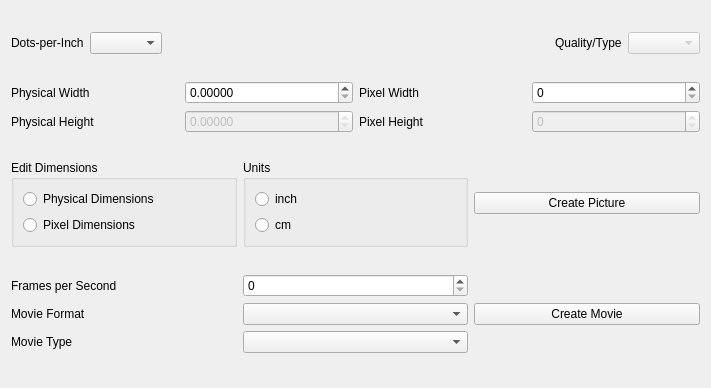
<?xml version="1.0" encoding="UTF-8"?>
<ui version="4.0">
 <class>CameraPictureMainWidget</class>
 <widget class="QWidget" name="CameraPictureMainWidget">
  <property name="geometry">
   <rect>
    <x>0</x>
    <y>0</y>
    <width>711</width>
    <height>388</height>
   </rect>
  </property>
  <property name="windowTitle">
   <string>Form</string>
  </property>
  <layout class="QVBoxLayout" name="verticalLayout">
   <item>
    <layout class="QHBoxLayout" name="horizontalLayout_5">
     <item>
      <layout class="QHBoxLayout" name="horizontalLayout_6">
       <item>
        <widget class="QLabel" name="label">
         <property name="text">
          <string>Dots-per-Inch</string>
         </property>
        </widget>
       </item>
       <item>
        <widget class="QComboBox" name="dotsPerInchComboBox"/>
       </item>
       <item>
        <spacer name="horizontalSpacer">
         <property name="orientation">
          <enum>Qt::Horizontal</enum>
         </property>
         <property name="sizeHint" stdset="0">
          <size>
           <width>40</width>
           <height>20</height>
          </size>
         </property>
        </spacer>
       </item>
       <item>
        <widget class="QLabel" name="label_2">
         <property name="text">
          <string>Quality/Type</string>
         </property>
        </widget>
       </item>
       <item>
        <widget class="QComboBox" name="qualityComboBox">
         <property name="enabled">
          <bool>false</bool>
         </property>
        </widget>
       </item>
      </layout>
     </item>
    </layout>
   </item>
   <item>
    <layout class="QHBoxLayout" name="horizontalLayout_4">
     <item>
      <layout class="QGridLayout" name="gridLayout">
       <item row="0" column="0">
        <widget class="QLabel" name="label_3">
         <property name="text">
          <string>Physical Width</string>
         </property>
        </widget>
       </item>
       <item row="0" column="2">
        <widget class="QLabel" name="label_5">
         <property name="text">
          <string>Pixel Width</string>
         </property>
        </widget>
       </item>
       <item row="1" column="0">
        <widget class="QLabel" name="label_4">
         <property name="text">
          <string>Physical Height</string>
         </property>
        </widget>
       </item>
       <item row="1" column="2">
        <widget class="QLabel" name="label_6">
         <property name="text">
          <string>Pixel Height</string>
         </property>
        </widget>
       </item>
       <item row="0" column="3">
        <widget class="CustomIntSpinBox" name="pixelWidthSpinBox">
         <property name="keyboardTracking">
          <bool>false</bool>
         </property>
         <property name="maximum">
          <number>16384</number>
         </property>
         <property name="singleStep">
          <number>128</number>
         </property>
        </widget>
       </item>
       <item row="1" column="3">
        <widget class="QSpinBox" name="pixelHeightSpinBox">
         <property name="enabled">
          <bool>false</bool>
         </property>
         <property name="readOnly">
          <bool>true</bool>
         </property>
         <property name="keyboardTracking">
          <bool>false</bool>
         </property>
         <property name="maximum">
          <number>16384</number>
         </property>
         <property name="singleStep">
          <number>128</number>
         </property>
        </widget>
       </item>
       <item row="0" column="1">
        <widget class="CustomDoubleSpinBox" name="physicalWidthDoubleSpinBox">
         <property name="keyboardTracking">
          <bool>false</bool>
         </property>
         <property name="decimals">
          <number>5</number>
         </property>
         <property name="maximum">
          <double>100000.000000000000000</double>
         </property>
        </widget>
       </item>
       <item row="1" column="1">
        <widget class="QDoubleSpinBox" name="physicalHeightDoubleSpinBox">
         <property name="enabled">
          <bool>false</bool>
         </property>
         <property name="readOnly">
          <bool>true</bool>
         </property>
         <property name="keyboardTracking">
          <bool>false</bool>
         </property>
         <property name="decimals">
          <number>5</number>
         </property>
         <property name="maximum">
          <double>100000.000000000000000</double>
         </property>
        </widget>
       </item>
      </layout>
     </item>
    </layout>
   </item>
   <item>
    <layout class="QHBoxLayout" name="horizontalLayout_3">
     <item>
      <layout class="QHBoxLayout" name="horizontalLayout_7">
       <item>
        <widget class="QGroupBox" name="groupBox">
         <property name="title">
          <string>Edit Dimensions</string>
         </property>
         <layout class="QVBoxLayout" name="verticalLayout_4">
          <item>
           <layout class="QVBoxLayout" name="verticalLayout_2">
            <item>
             <widget class="QRadioButton" name="physicalDimensionsRadioButton">
              <property name="text">
               <string>Physical Dimensions</string>
              </property>
             </widget>
            </item>
            <item>
             <widget class="QRadioButton" name="pixelDimensionsRadioButton">
              <property name="text">
               <string>Pixel Dimensions</string>
              </property>
             </widget>
            </item>
           </layout>
          </item>
         </layout>
        </widget>
       </item>
       <item>
        <widget class="QGroupBox" name="groupBox_2">
         <property name="title">
          <string>Units</string>
         </property>
         <layout class="QVBoxLayout" name="verticalLayout_5">
          <item>
           <layout class="QVBoxLayout" name="verticalLayout_3">
            <item>
             <widget class="QRadioButton" name="inchRadioButton">
              <property name="text">
               <string>inch</string>
              </property>
             </widget>
            </item>
            <item>
             <widget class="QRadioButton" name="cmRadioButton">
              <property name="text">
               <string>cm</string>
              </property>
             </widget>
            </item>
           </layout>
          </item>
         </layout>
        </widget>
       </item>
       <item>
        <widget class="QPushButton" name="createPicturePushButton">
         <property name="text">
          <string>Create Picture</string>
         </property>
        </widget>
       </item>
      </layout>
     </item>
    </layout>
   </item>
   <item>
    <layout class="QHBoxLayout" name="horizontalLayout">
     <item>
      <layout class="QHBoxLayout" name="horizontalLayout_8">
       <item>
        <layout class="QGridLayout" name="gridLayout_2">
         <item row="0" column="1">
          <widget class="QSpinBox" name="framesPerSecondSpinBox">
           <property name="keyboardTracking">
            <bool>false</bool>
           </property>
          </widget>
         </item>
         <item row="1" column="0">
          <widget class="QLabel" name="label_8">
           <property name="text">
            <string>Movie Format</string>
           </property>
          </widget>
         </item>
         <item row="1" column="1">
          <widget class="QComboBox" name="movieFormatComboBox"/>
         </item>
         <item row="2" column="1">
          <widget class="QComboBox" name="movieTypeComboBox"/>
         </item>
         <item row="0" column="0">
          <widget class="QLabel" name="label_7">
           <property name="text">
            <string>Frames per Second</string>
           </property>
          </widget>
         </item>
         <item row="2" column="0">
          <widget class="QLabel" name="label_9">
           <property name="text">
            <string>Movie Type</string>
           </property>
          </widget>
         </item>
         <item row="1" column="2">
          <widget class="QPushButton" name="createMoviePushButton">
           <property name="enabled">
            <bool>true</bool>
           </property>
           <property name="text">
            <string>Create Movie</string>
           </property>
          </widget>
         </item>
        </layout>
       </item>
      </layout>
     </item>
    </layout>
   </item>
  </layout>
 </widget>
 <customwidgets>
  <customwidget>
   <class>CustomDoubleSpinBox</class>
   <extends>QDoubleSpinBox</extends>
   <header>customdoublespinbox.h</header>
  </customwidget>
  <customwidget>
   <class>CustomIntSpinBox</class>
   <extends>QSpinBox</extends>
   <header>customintspinbox.h</header>
  </customwidget>
 </customwidgets>
 <resources/>
 <connections/>
</ui>
